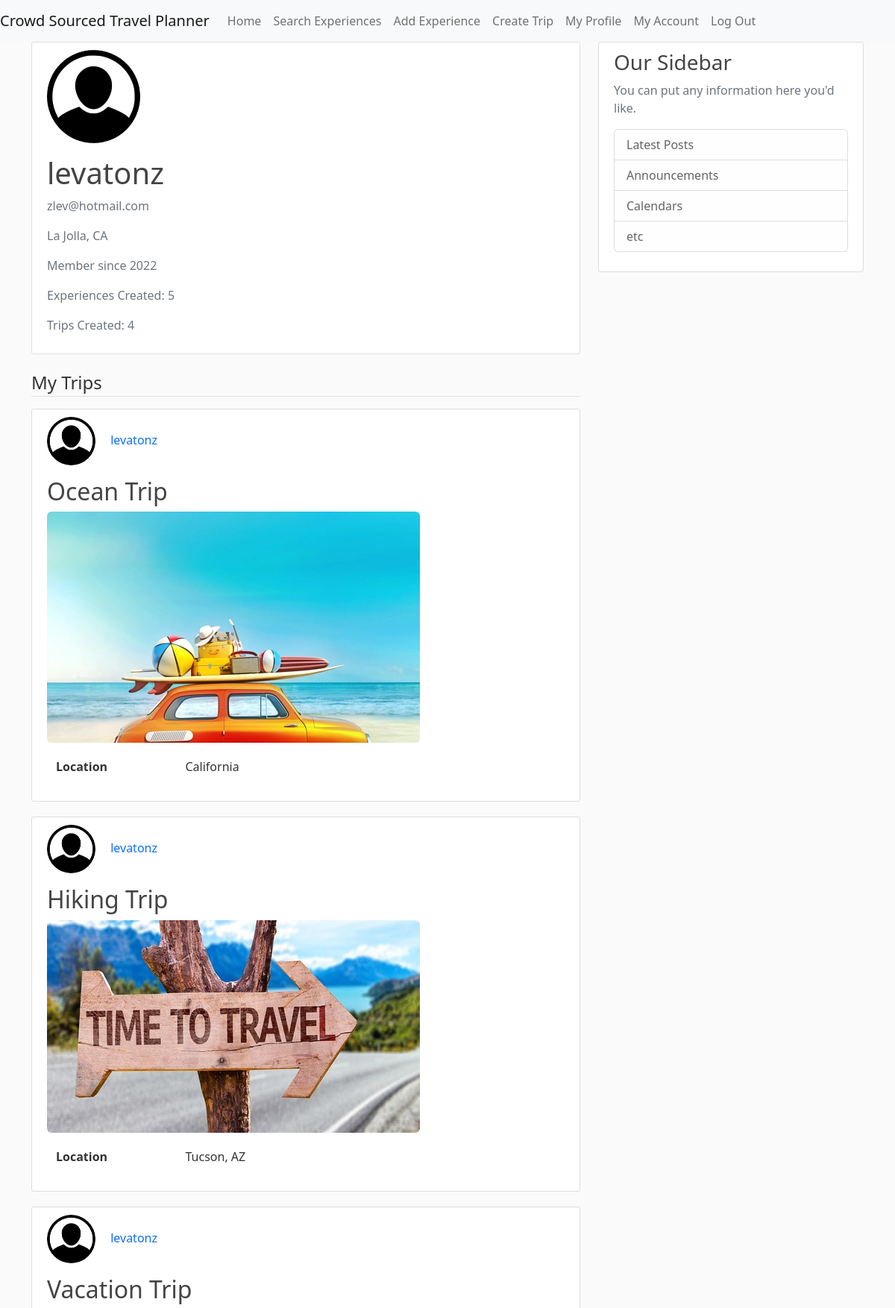
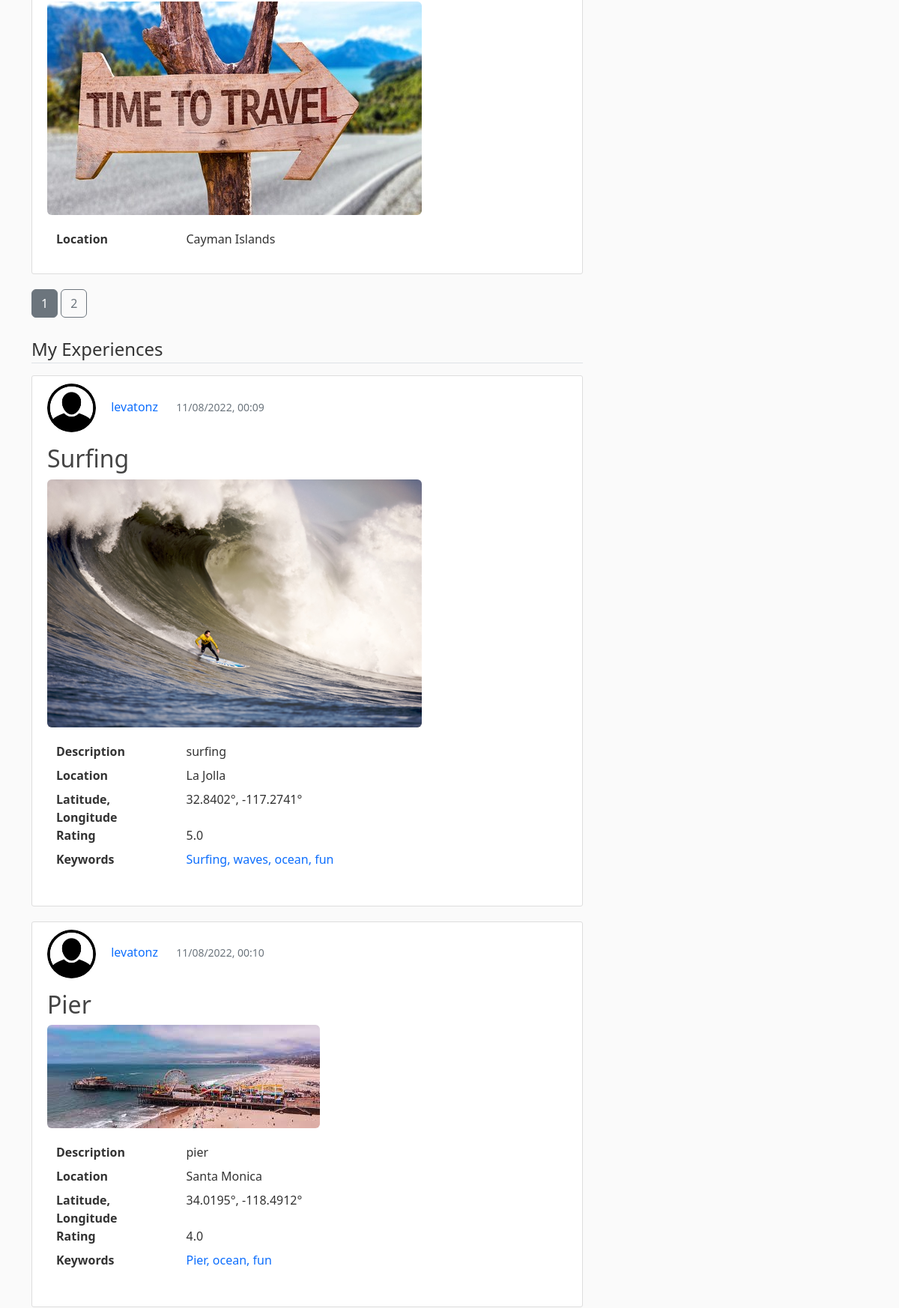
The app's page /profile (signed in, upper part) with its own data (2 pictures, top to bottom).
### CrowdSourcedTravelPlanner/models.py (models this page shows, shortened)
class User(db.Model, UserMixin):
    id = db.Column(db.Integer, primary_key=True)
    username = db.Column(db.String(20), unique=True, nullable=False)
    email = db.Column(db.String(120), unique=True, nullable=False)
    image_file = db.Column(db.String(20), nullable=False, default='default.jpg')
    password = db.Column(db.String(60), nullable=False)
    date_account_created = db.Column(db.DateTime, nullable=False, default=datetime.utcnow)
    experiences = db.relationship('Experience', backref='author', lazy=True)
    trips = db.relationship('Trip', backref='author', lazy=True)
    location = db.Column(db.String(100), nullable=True, default="")
    latitude = db.Column(db.Float, nullable=True)  # Temporarily nullable for now while I'm testing
    longitude = db.Column(db.Float, nullable=True)  # Re-evaluate later
    sort = db.Column(db.String(20), nullable=True, default='recent')

class Trip(db.Model):
    id = db.Column(db.Integer, primary_key=True)
    title = db.Column(db.String(100), nullable=False)
    location = db.Column(db.String(100), nullable=False)
    image_file = db.Column(db.String(20), nullable=False, default='trips_default.jpg')
    user_id = db.Column(db.Integer, db.ForeignKey('user.id'), nullable=False)

class Experience(db.Model):
    id = db.Column(db.Integer, primary_key=True)
    title = db.Column(db.String(100), nullable=False)
    description = db.Column(db.Text, nullable=False)
    location = db.Column(db.String(100), nullable=False)
    rating = db.Column(db.Float, nullable=False)
    date_posted = db.Column(db.DateTime, nullable=False, default=datetime.utcnow)
    image_file = db.Column(db.String(20), nullable=False, default='default.jpg')
    user_id = db.Column(db.Integer, db.ForeignKey('user.id'), nullable=False)
    latitude = db.Column(db.Float, nullable=True)  # Temporarily nullable for now while I'm testing
    longitude = db.Column(db.Float, nullable=True)  # Re-evaluate later
    keywords = db.relationship('Keyword', order_by=Keyword.id, back_populates='experience')

class Keyword(db.Model):
    __tablename__ = "keywords"
    id = db.Column(db.Integer, primary_key=True)
    keyword_text = db.Column(db.String, nullable=False)
    experience_id = db.Column(db.Integer, db.ForeignKey('experience.id'))
    experience = db.relationship("Experience", back_populates="keywords")

### CrowdSourcedTravelPlanner/routes.py (the view)
@app.route("/profile")
@login_required
def profile():
    experience_page = request.args.get('experience_page', 1, type=int)
    trip_page = request.args.get('trip_page', 1, type=int)
    experiences = Experience.query.filter(Experience.author == current_user).paginate(page=experience_page, per_page=3)
    experiences_query = Experience.query.filter(Experience.author == current_user)
    exp_count = experiences_query.count()
    trips = Trip.query.filter(Trip.author == current_user).paginate(page=trip_page, per_page=3)
    trips_query = Trip.query.filter(Trip.author == current_user)
    trip_count = trips_query.count()
    image_file = url_for('static', filename='profile_pics/' + current_user.image_file)
    return render_template('profile.html', title='My Profile', image_file=image_file, experiences=experiences,
                           exp_count=exp_count, trips=trips, trip_count=trip_count)

### CrowdSourcedTravelPlanner/models.py (called while the page is built)
@login_manager.user_loader
def load_user(user_id):
    return User.query.get(int(user_id))

### CrowdSourcedTravelPlanner/templates/profile.html (shortened to what this page needs)
{% extends "pageLayout.html" %}
{% block content %}
    <div class="content-section">
        <div class="media">
            <img class="rounded-circle account-img" src="{{ image_file }}">
            <div class="media-body">
                <h2 class="account-heading">{{ current_user.username }}</h2>
                <p class="text-secondary">{{ current_user.email }}</p>
                {% if current_user.location != "" %}
                    <p class="text-secondary">{{ current_user.location }}</p>
                {% endif %}
                <p class="text-secondary">Member since {{ current_user.date_account_created.strftime('%Y') }}</p>
                <p class="text-secondary">Experiences Created: {{ exp_count }}</p>
                <p class="text-secondary">Trips Created: {{ trip_count }}</p>
            </div>
        </div>
    </div>
    {% if trip_count > 0 %}
        <legend class="border-bottom mb-3">My Trips</legend>
        {% for trip in trips.items %}
            <article class="media content-section">
                <div class="media-body">
                    <ul>
                        <li style="display:inline-block;">
                            <a href="{{ url_for('user_trips', username=trip.author.username) }}">
                                <img class="rounded-circle article-img"
                                    src="{{ url_for('static', filename='profile_pics/' + trip.author.image_file) }}">
                            </a>
                        </li>
                        <li style="display:inline-block;">
                            <a class="mr-2 text-decoration-none" href="{{ url_for('user_trips', username=trip.author.username) }}">{{ trip.author.username }}</a>
                        </li>
                    </ul>
                    <h2><a class="article-title text-decoration-none"
                        href="{{ url_for('trip', trip_id=trip.id) }}">{{ trip.title }}</a></h2>
                    <a href="{{ url_for('trip', trip_id=trip.id) }}">
                        <img class="img-rounded"
                            src="{{ url_for('static', filename='trip_pics/' + trip.image_file) }}">
                    </a>
                    <div class="container" style="margin-top: 20px;">
                        <dl class="row">
                            <dt class="col-sm-3">Location</dt>
                            <dd class="col-sm-9">{{ trip.location }}</dd>
                        </dl>
                    </div>
                </div>
            </article>
        {% endfor %}
    {% endif %}
    {% for trip_page_num in trips.iter_pages() %}
        {% for experience_page_num in experiences.iter_pages() %}
            {% if trip_page_num %}
                {% if experience_page_num == experiences.page %}
                    {% if trips.page == trip_page_num %}
                        <a class="btn btn-secondary mb-4" href="{{ url_for('profile', experience_page=experience_page_num, trip_page=trip_page_num) }}">{{ trip_page_num }}</a>
                    {% else %}
                        <a class="btn btn-outline-secondary mb-4" href="{{ url_for('profile', experience_page=experience_page_num, trip_page=trip_page_num) }}">{{ trip_page_num }}</a>
                    {% endif %}
                {% endif %}
            {% else %}
                ...
            {% endif %}
        {% endfor %}
    {% endfor %}
    <legend class="border-bottom mb-3">My Experiences</legend>
    {% for experience in experiences.items %}
        <article class="media content-section">
            <div class="media-body">
                <ul>
                    <li style="display:inline-block;">
                        <a href="{{ url_for('user_experiences', username=experience.author.username) }}">
                            <img class="rounded-circle article-img"
                                 src="{{ url_for('static', filename='profile_pics/' + experience.author.image_file) }}">
                        </a>
                    </li>
                    <li style="display:inline-block;">
                        <a class="mr-2 text-decoration-none" href="{{ url_for('user_experiences', username=experience.author.username) }}">{{ experience.author.username }}</a>
                    </li>
                    <li style="display:inline-block; padding-left: 20px;">
                        <small class="text-muted ">{{ experience.date_posted.strftime('%m/%d/%Y, %H:%M') }}</small>
                    </li>
                </ul>
                <h2><a class="article-title text-decoration-none"
                       href="{{ url_for('experience', experience_id=experience.id) }}">{{ experience.title }}</a></h2>
                <a href="{{ url_for('experience', experience_id=experience.id) }}">
                    <img class="img-rounded"
                         src="{{ url_for('static', filename='experience_pics/' + experience.image_file) }}">
                </a>
                <div class="container" style="margin-top: 20px;">
                    <dl class="row">
                        <dt class="col-sm-3">Description</dt>
                        <dd class="col-sm-9">{{ experience.description }}</dd>
                        <dt class="col-sm-3">Location</dt>
                        <dd class="col-sm-9">{{ experience.location }}</dd>
                        <dt class="col-sm-3">Latitude, Longitude</dt>
                        <dd class="col-sm-9">
                            {% if experience.latitude != -200 and experience.longitude != -200 %}
                                {{ experience.latitude }}°, {{ experience.longitude }}°
                            {% else %}
                                Latitude and Longitude not found for this location.
                            {% endif %}
                        </dd>
                        <dt class="col-sm-3">Rating</dt>
                        <dd class="col-sm-9">{{ experience.rating }}</dd>
                        <dt class="col-sm-3">Keywords</dt>
                        <dd class="col-sm-9">
                            {% if experience.keywords|length == 1 %}
                                <ul>
                                    <li style="display:inline-block;">
                                        <a class="mr-2 text-decoration-none" href="{{ url_for('keyword', keyword_text=experience.keywords[0].keyword_text) }}">{{ experience.keywords[0].keyword_text }}</a>
                                    </li>
                                </ul>
                            {% elif experience.keywords|length > 1 %}
                                <ul>
                                    {% for keyword in experience.keywords[:-1] %}
                                        <li style="display:inline-block;">
                                            <a class="mr-2 text-decoration-none" href="{{ url_for('keyword', keyword_text=keyword.keyword_text) }}">{{ keyword.keyword_text }}, </a>
                                        </li>
                                    {% endfor %}
                                    <li style="display:inline-block;">
                                        <a class="mr-2 text-decoration-none" href="{{ url_for('keyword', keyword_text=experience.keywords[-1].keyword_text) }}">{{ experience.keywords[-1].keyword_text }}</a>
                                    </li>
                                </ul>
                            {% endif %}
                        </dd>
                    </dl>
                </div>
            </div>
        </article>
    {% endfor %}
{% endblock content %}}

### CrowdSourcedTravelPlanner/static/profile.css (style rules this page uses)
body { background: #fafafa; color: #333333; }
h1, h2, h3, h4, h5, h6 { color: #444444; }
.content-section { background: #ffffff; padding: 10px 20px; border: 1px solid #dddddd; border-radius: 3px; margin-bottom: 20px; }
.article-title { color: #444444; }
.article-img { height: 65px; width: 65px; margin-right: 16px; }
.account-img { height: 125px; width: 125px; margin-right: 20px; margin-bottom: 16px; }
.account-heading { font-size: 2.5rem; }
.img-rounded { border-radius:6px; }
ul { list-style: none; padding-left: 0; }

### records on screen
User: username "levatonz", email "zlev@hotmail.com", location "La Jolla, CA", date_account_created "2022"
Trip: image_file (placeholder picture), author.username "levatonz", title "Ocean Trip", image_file (picture), location "California"
Trip: image_file (placeholder picture), author.username "levatonz", title "Hiking Trip", location "Tucson, AZ"
Trip: image_file (placeholder picture), author.username "levatonz", title "Vacation Trip", location "Cayman Islands"
Experience: image_file (placeholder picture), author.username "levatonz", date_posted "11/08/2022, 00:09", title "Surfing", image_file (picture), description "surfing", location "La Jolla", latitude "32.8402", longitude "-117.2741", rating "5.0", keyword_text "fun"
Keyword: keyword_text "Surfing"
Keyword: keyword_text "waves"
Keyword: keyword_text "ocean"
Experience: image_file (placeholder picture), author.username "levatonz", date_posted "11/08/2022, 00:10", title "Pier", image_file (picture), description "pier", location "Santa Monica", latitude "34.0195", longitude "-118.4912", rating "4.0", keyword_text "fun"
Keyword: keyword_text "Pier"
Keyword: keyword_text "ocean"

### other values on screen
{{ exp_count }} "5"
{{ trip_count }} "4"
{{ trip_page_num }} "1"
{{ trip_page_num }} "2"
